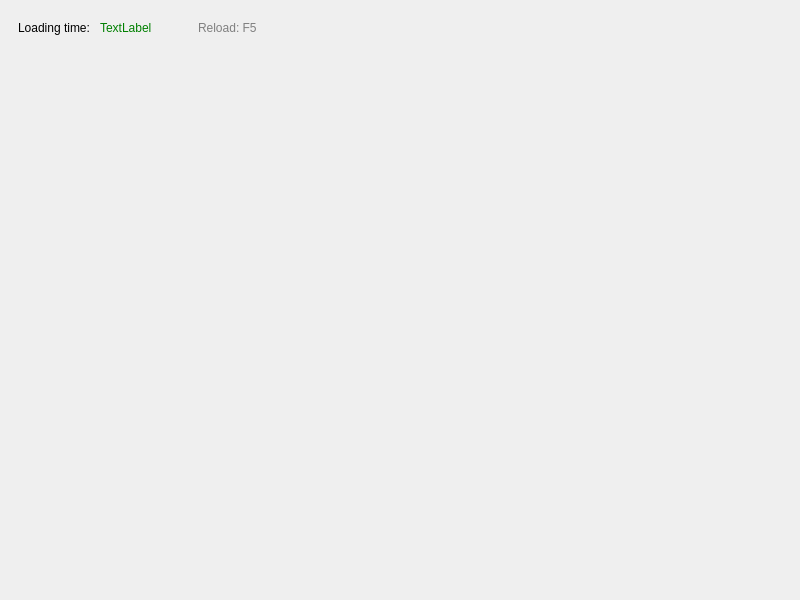
<?xml version="1.0" encoding="UTF-8"?>
<ui version="4.0">
 <class>MainWindow</class>
 <widget class="QMainWindow" name="MainWindow">
  <property name="geometry">
   <rect>
    <x>0</x>
    <y>0</y>
    <width>800</width>
    <height>600</height>
   </rect>
  </property>
  <property name="windowTitle">
   <string>MainWindow</string>
  </property>
  <widget class="QWidget" name="centralwidget">
   <layout class="QVBoxLayout" name="verticalLayout">
    <item alignment="Qt::AlignmentFlag::AlignLeft|Qt::AlignmentFlag::AlignTop">
     <widget class="QWidget" name="widget" native="true">
      <layout class="QHBoxLayout" name="horizontalLayout">
       <item alignment="Qt::AlignmentFlag::AlignLeft">
        <widget class="QLabel" name="labelMsInfo">
         <property name="text">
          <string>Loading time: </string>
         </property>
        </widget>
       </item>
       <item>
        <widget class="QLabel" name="labelMs">
         <property name="styleSheet">
          <string notr="true">color: green;</string>
         </property>
         <property name="text">
          <string>TextLabel</string>
         </property>
        </widget>
       </item>
       <item>
        <spacer name="horizontalSpacer">
         <property name="orientation">
          <enum>Qt::Orientation::Horizontal</enum>
         </property>
         <property name="sizeHint" stdset="0">
          <size>
           <width>40</width>
           <height>20</height>
          </size>
         </property>
        </spacer>
       </item>
       <item>
        <widget class="QLabel" name="labelReload">
         <property name="styleSheet">
          <string notr="true">color: gray;</string>
         </property>
         <property name="text">
          <string>Reload: F5</string>
         </property>
        </widget>
       </item>
      </layout>
     </widget>
    </item>
   </layout>
  </widget>
 </widget>
 <resources/>
 <connections/>
</ui>
